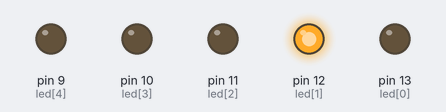
A sketch run on a simulated Arduino Uno, built with avr-gcc and run on an emulated ATmega328P. Shown: output pins drawn as LEDs (lit = HIGH).

Above: at 0.2 s.
At 1.2 s:
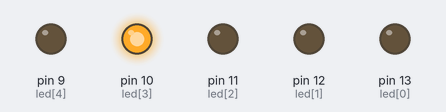
At 1.7 s:
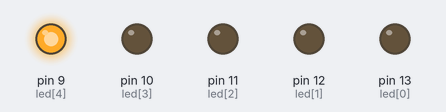
At 3.2 s:
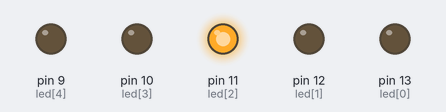
At 4.7 s:
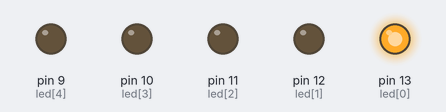
Timing chart, 0 to 5.8 s (numbered marks = the images above):
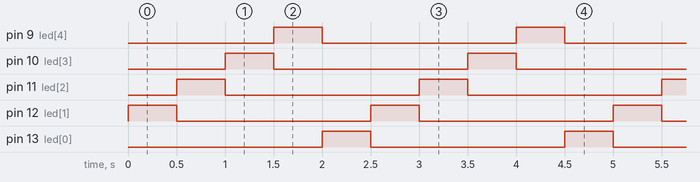

Measured:
- by itself, pin 9 (led[4]), pin 10 (led[3]), pin 11 (led[2]), pin 12 (led[1]), pin 13 (led[0]): alternates HIGH for 0.50 s and LOW for 2.0 s
- by itself, everything shown: repeats every 2.5 s, in 5 steps

The sketch:

Encender_y_pagar_LEDs_consecutivamente.ino
```cpp
const int TEMPO = 500;
byte led[] = {13,12,11,10,9};
byte i = 0;

void setup() {
  for(i=0; i<5; i= i+1){
    pinMode(led[i], OUTPUT);
  }

}

void loop() {
  digitalWrite(led[i], LOW);
  i= (i+1)%5;
  digitalWrite(led[i], HIGH);
  delay(TEMPO);

}
```
